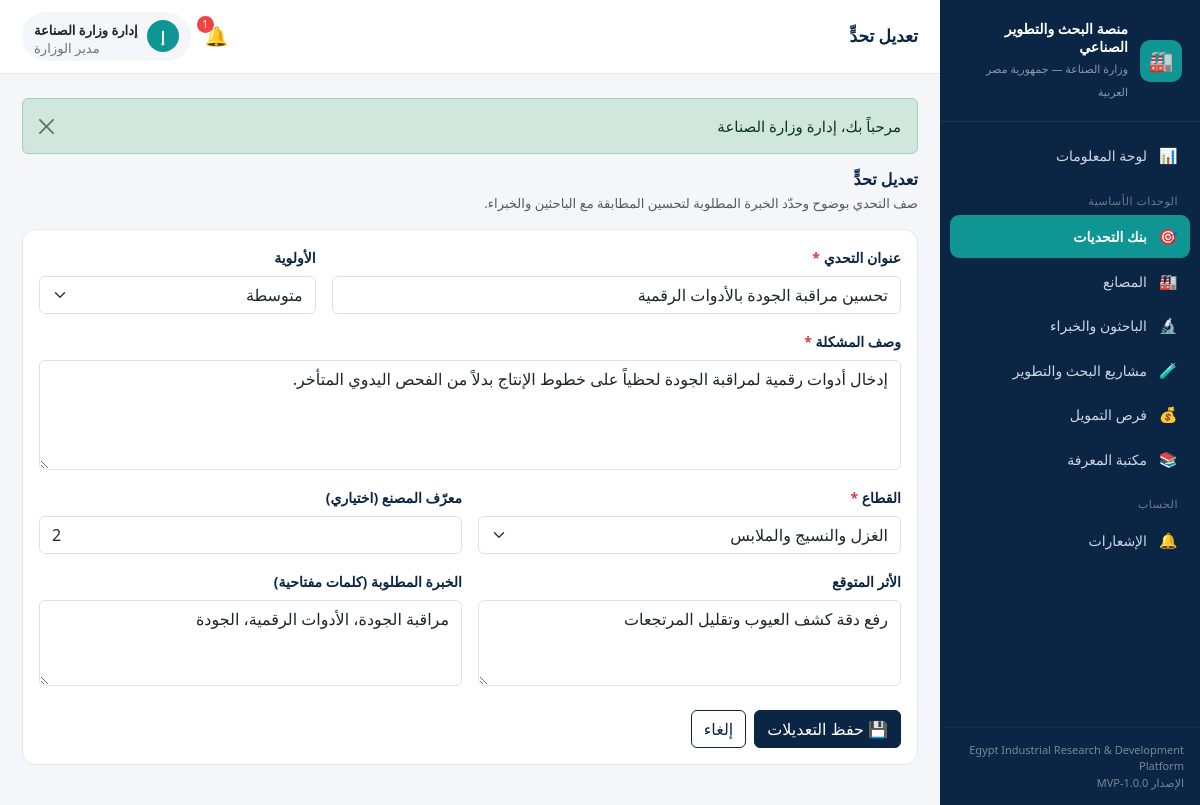
The app's page /public/challenge/edit/8 (signed in) with its own data.
### tables this page shows
CREATE TABLE `challenges` (
  `id`               INT UNSIGNED NOT NULL AUTO_INCREMENT,
  `factory_id`       INT UNSIGNED NULL,
  `created_by`       INT UNSIGNED NULL,
  `title`            VARCHAR(220) NOT NULL,
  `description`      TEXT NOT NULL,
  `sector_id`        INT UNSIGNED NULL,
  `priority`         ENUM('low','medium','high') NOT NULL DEFAULT 'medium',
  `expected_impact`  TEXT NULL,
  `needed_expertise` TEXT NULL,
  `status`           ENUM('pending','open','under_review','matched','in_progress','solved','rejected') NOT NULL DEFAULT 'pending',
  `created_at`       DATETIME NOT NULL DEFAULT CURRENT_TIMESTAMP,
  `updated_at`       DATETIME NULL,
  PRIMARY KEY (`id`),
  KEY `idx_ch_status` (`status`),
  KEY `idx_ch_sector` (`sector_id`),
  KEY `idx_ch_factory` (`factory_id`),
  CONSTRAINT `fk_ch_factory` FOREIGN KEY (`factory_id`) REFERENCES `factories`(`id`) ON DELETE SET NULL,
  CONSTRAINT `fk_ch_user` FOREIGN KEY (`created_by`) REFERENCES `users`(`id`) ON DELETE SET NULL,
  CONSTRAINT `fk_ch_sector` FOREIGN KEY (`sector_id`) REFERENCES `sectors`(`id`) ON DELETE SET NULL
);

CREATE TABLE `sectors` (
  `id`      INT UNSIGNED NOT NULL AUTO_INCREMENT,
  `name_ar` VARCHAR(120) NOT NULL,
  `name_en` VARCHAR(120) NULL,
  PRIMARY KEY (`id`)
);

### app/controllers/ChallengeController.php (called while the page is built, shortened)
<?php
class ChallengeController extends Controller
{
    public function edit(string $id = '0'): void
    {
        $challenge = $this->model('Challenge')->find((int) $id);
        $this->renderForm($challenge);
    }
    private function renderForm(?array $challenge): void
    {
        $this->view('challenges/form', [
            'challenge' => $challenge,
            'sectors'   => $this->model('Sector')->all(),
        ]);
    }
}

### app/core/Router.php (called while the page is built, shortened)
<?php
class Router
{
    public function dispatch(): void
    {
        $url = $this->parseUrl();
        $action         = !empty($url[1]) ? $url[1] : 'index';
        $params         = array_slice($url, 2);
        $controller = new $controllerName();
        call_user_func_array([$controller, $action], $params);
    }
    private function parseUrl(): array
    {
        $url = $_GET['url'] ?? '';
        $url = rtrim($url, '/');
        $url = filter_var($url, FILTER_SANITIZE_URL);
        return explode('/', $url);
    }
}

### public/index.php (called while the page is built, shortened)
<?php
require_once APP_PATH . '/core/Database.php';
require_once APP_PATH . '/core/Model.php';
require_once APP_PATH . '/core/Controller.php';
require_once APP_PATH . '/core/Router.php';
require_once APP_PATH . '/helpers/functions.php';
require_once APP_PATH . '/helpers/Auth.php';
$router = new Router();
$router->dispatch();

### app/core/Model.php (called while the page is built, shortened)
<?php
abstract class Model
{
    protected PDO $db;
    protected string $table = '';
    public function __construct()
    {
        $this->db = Database::getConnection();
    }
    protected function query(string $sql, array $params = []): array
    {
        $stmt = $this->db->prepare($sql);
        $stmt->execute($params);
        return $stmt->fetchAll();
    }
    protected function queryOne(string $sql, array $params = []): ?array
    {
        $stmt = $this->db->prepare($sql);
        $stmt->execute($params);
        $row = $stmt->fetch();
        return $row === false ? null : $row;
    }
    public function find(int $id): ?array
    {
        return $this->queryOne("SELECT * FROM {$this->table} WHERE id = ?", [$id]);
    }
}

### app/core/Database.php (called while the page is built)
<?php
class Database
{
    private static ?PDO $instance = null;
    public static function getConnection(): PDO
    {
        if (self::$instance === null) {
            $dsn = sprintf(
                'mysql:host=%s;port=%s;dbname=%s;charset=%s',
                DB_HOST,
                DB_PORT,
                DB_NAME,
                DB_CHARSET
            );
            $options = [
                PDO::ATTR_ERRMODE            => PDO::ERRMODE_EXCEPTION,
                PDO::ATTR_DEFAULT_FETCH_MODE => PDO::FETCH_ASSOC,
                PDO::ATTR_EMULATE_PREPARES   => false,
            ];
            try {
                self::$instance = new PDO($dsn, DB_USER, DB_PASS, $options);
                self::$instance->exec("SET NAMES utf8mb4 COLLATE utf8mb4_unicode_ci");
            } catch (PDOException $e) {
                if (APP_DEBUG) {
                    die('Database connection failed: ' . $e->getMessage());
                }
                die('تعذّر الاتصال بقاعدة البيانات. يرجى مراجعة الإعدادات.');
            }
        }
        return self::$instance;
    }
}

### app/models/Sector.php (called while the page is built, shortened)
<?php
class Sector extends Model
{
    public function all(string $orderBy = 'name_ar ASC'): array
    {
        return $this->query("SELECT * FROM sectors ORDER BY {$orderBy}");
    }
}

### app/helpers/Auth.php (called while the page is built, shortened)
<?php
class Auth
{
    public static function role(): ?string
    {
        return $_SESSION['user']['role'] ?? null;
    }
    public static function isAdmin(): bool
    {
        return self::role() === 'admin';
    }
}

### app/views/challenges/form.php (the view, shortened to what this page needs)
<?php
$editing   = !empty($challenge);
$pageTitle = $editing ? 'تعديل تحدٍّ' : 'تقديم تحدٍّ صناعي';
$action    = $editing ? url('challenge/update/' . $challenge['id']) : url('challenge/store');
$f = fn($k, $d = '') => $editing ? e($challenge[$k] ?? $d) : old($k, $d);
?>
<div class="page-head mb-3">
    <h2 class="section-title mb-1"><?= e($pageTitle) ?></h2>
    <p class="text-muted small mb-0">صف التحدي بوضوح وحدّد الخبرة المطلوبة لتحسين المطابقة مع الباحثين والخبراء.</p>
</div>
<div class="card">
    <div class="card-body">
        <form method="post" action="<?= $action ?>" class="needs-validation" novalidate>
            <div class="row g-3">
                <div class="col-md-8">
                    <label class="form-label">عنوان التحدي <span class="text-danger">*</span></label>
                    <input type="text" name="title" class="form-control" required value="<?= $f('title') ?>">
                </div>
                <div class="col-md-4">
                    <label class="form-label">الأولوية</label>
                    <select name="priority" class="form-select">
                        <?php foreach (['low' => 'منخفضة', 'medium' => 'متوسطة', 'high' => 'عالية'] as $val => $lbl): ?>
                            <option value="<?= $val ?>" <?= ($editing ? ($challenge['priority'] ?? 'medium') === $val : old_is('priority', $val)) ? 'selected' : '' ?>><?= $lbl ?></option>
                        <?php endforeach; ?>
                    </select>
                </div>
                <div class="col-12">
                    <label class="form-label">وصف المشكلة <span class="text-danger">*</span></label>
                    <textarea name="description" class="form-control" rows="4" required><?= $f('description') ?></textarea>
                </div>
                <div class="col-md-6">
                    <label class="form-label">القطاع <span class="text-danger">*</span></label>
                    <select name="sector_id" class="form-select" required>
                        <?php foreach ($sectors as $s): ?>
                            <option value="<?= $s['id'] ?>" <?= ($editing ? ($challenge['sector_id'] ?? '') == $s['id'] : old_is('sector_id', $s['id'])) ? 'selected' : '' ?>><?= e($s['name_ar']) ?></option>
                        <?php endforeach; ?>
                    </select>
                </div>
                <?php if (Auth::isAdmin()): ?>
                <div class="col-md-6">
                    <label class="form-label">معرّف المصنع (اختياري)</label>
                    <input type="number" name="factory_id" class="form-control" placeholder="رقم المصنع" value="<?= $f('factory_id') ?>">
                </div>
                <?php endif; ?>
                <div class="col-md-6">
                    <label class="form-label">الأثر المتوقع</label>
                    <textarea name="expected_impact" class="form-control" rows="3"><?= $f('expected_impact') ?></textarea>
                </div>
                <div class="col-md-6">
                    <label class="form-label">الخبرة المطلوبة (كلمات مفتاحية)</label>
                    <textarea name="needed_expertise" class="form-control" rows="3" placeholder="مثال: كفاءة الطاقة، معالجة المياه، صيانة تنبؤية"><?= $f('needed_expertise') ?></textarea>
                </div>
            </div>
            <div class="mt-4 d-flex gap-2">
                <button type="submit" class="btn btn-primary"><?= $editing ? '💾 حفظ التعديلات' : '➕ تقديم التحدي' ?></button>
                <a href="<?= url('challenge') ?>" class="btn btn-outline-navy">إلغاء</a>
            </div>
        </form>
    </div>
</div>

### public/assets/css/style.css (style rules this page uses)
:root { --eg-navy: #0b2545; --eg-navy-700: #13315c; --eg-teal: #0e9594; --eg-teal-600: #0c807f; --eg-light: #f4f6f9; --eg-gray: #e3e8ef; --eg-text: #1f2937; --eg-muted: #6b7280; --eg-white: #ffffff; --sidebar-w: 260px; }
* { box-sizing: border-box; }
body { font-family: "Segoe UI", "Tahoma", "Cairo", system-ui, -apple-system, sans-serif; background: var(--eg-light); color: var(--eg-text); margin: 0; font-size: 15px; }
a { text-decoration: none; }
.card { border: 1px solid var(--eg-gray); border-radius: 14px; }
.section-title { font-size: 16px; font-weight: 700; color: var(--eg-navy); margin: 0; }
.btn-primary { background: var(--eg-navy); border-color: var(--eg-navy); }
.btn-outline-navy { color: var(--eg-navy); border-color: var(--eg-navy); }
.form-label { font-weight: 600; font-size: 14px; color: var(--eg-navy); }

### records on screen
challenges: title "تحسين مراقبة الجودة بالأدوات الرقمية", priority "متوسطة", description "إدخال أدوات رقمية لمراقبة الجودة لحظياً على خطوط الإنتاج بدلاً من الفحص اليدوي المتأخر.", sector_id "الغزل والنسيج والملابس", factory_id "2", expected_impact "رفع دقة كشف العيوب وتقليل المرتجعات", needed_expertise "مراقبة الجودة، الأدوات الرقمية، الجودة"

### other values on screen
APP_NAME_EN "Egypt Industrial Research & Development Platform"
APP_VERSION "1.0.0-MVP"
$pt "تعديل تحدٍّ"
$unread "1"
$initial "إ"
$u['name'] "إدارة وزارة الصناعة"
Auth::roleLabel() "مدير الوزارة"
$msg "مرحباً بك، إدارة وزارة الصناعة"
$pageTitle "تعديل تحدٍّ"
